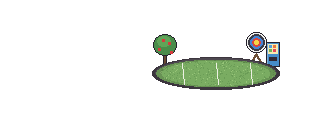
#> input picture assets/images/arenas/plains_b.png, 320 x 132 px
$ python lineup.py ../../assets/images/arenas/plains_b.png
#> lines starting #> are read from the running program, lines starting #| are printed output that depends on the picture
# SPDX-FileCopyrightText: 2026 SG
# SPDX-License-Identifier: AGPL-3.0-only
"""
실험체 도트 나란히 보기 (도트 가이드 문서의 "다섯 명마다 나란히 검수")

80×80 전투 그림을 한 줄로 세우고 발밑 선 · 키 등급 선(S 60 · M 68 · L 74)을 그어서
키 · 외곽선 굵기 · 밝기가 서로 맞는지 한눈에 봐요.

쓰는 법:
  python3 scripts/er-dot/lineup.py <폴더 또는 PNG 여러 개> [-o 나올 이름.png]
  → 1배 그림과 4배 확대 그림(-zoom4.png)이 나와요. 아이콘(_icon)은 빼요.
"""
import sys
from pathlib import Path

from PIL import Image, ImageDraw

CELL, GAP = 80, 4
BG, CELL_BG = (40, 42, 54, 255), (58, 61, 77, 255)
LINES = {79: (255, 255, 255, 140), 80 - 1 - 60: (120, 200, 255, 90), 80 - 1 - 68: (120, 255, 160, 90), 80 - 1 - 74: (255, 180, 120, 90)}


def main():
    args = [a for a in sys.argv[1:] if a != "-o"]
    out = Path(sys.argv[sys.argv.index("-o") + 1]) if "-o" in sys.argv else Path("lineup.png")
    args = [a for a in args if Path(a) != out]
    files = []
    for a in args:
        p = Path(a)
        files += sorted(p.glob("*.png")) if p.is_dir() else [p]
    files = [f for f in files if "_icon" not in f.stem and "zoom" not in f.stem and f.resolve() != out.resolve()]
    if not files:
        sys.exit(__doc__)
    w = GAP + len(files) * (CELL + GAP)
    h = GAP * 2 + CELL
    sheet = Image.new("RGBA", (w, h), BG)
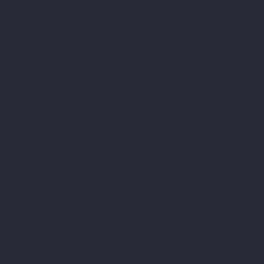
#> sheet: PIL image 88x88 RGBA (shown 3 times larger); mean R, G, B, A 40, 42, 54, 255
    d = ImageDraw.Draw(sheet)
    for i, f in enumerate(files):
        x0 = GAP + i * (CELL + GAP)
        d.rectangle((x0, GAP, x0 + CELL - 1, GAP + CELL - 1), fill=CELL_BG)
        for y, c in LINES.items():
            d.line((x0, GAP + y, x0 + CELL - 1, GAP + y), fill=c)
        im = Image.open(f).convert("RGBA")
#> im is the input picture: PIL image 320x132 RGBA; mean R, G, B, A 11.5, 14.7, 10.2, 27.1
        if im.size != (CELL, CELL):
            print(f"  주의: {f.name} 크기가 {im.width}×{im.height} (80×80 아님)")
#|   주의: plains_b.png 크기가 320×132 (80×80 아님)
        sheet.alpha_composite(im.crop((0, 0, CELL, CELL)), (x0, GAP))
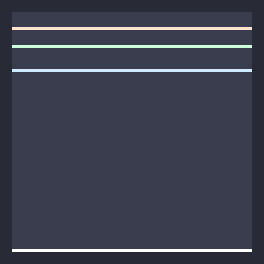
#> sheet: PIL image 88x88 RGBA (shown 3 times larger); mean R, G, B, A 60.2, 64.4, 78, 248.7; transparent parts drawn white
    sheet.save(out)
    big = sheet.resize((w * 4, h * 4), Image.NEAREST)
    d = ImageDraw.Draw(big)
    for i, f in enumerate(files):
        d.text(((GAP + i * (CELL + GAP)) * 4 + 6, GAP * 4 + 4), f.stem, fill=(255, 255, 255, 230))
    zoom = out.with_name(out.stem + "-zoom4.png")
    big.save(zoom)
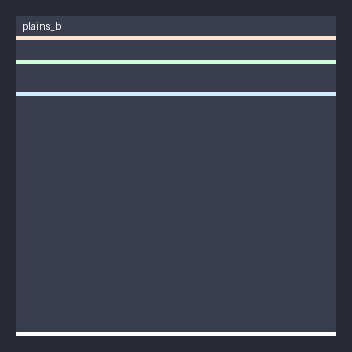
#> saved as lineup-zoom4.png: PIL image 352x352 RGBA; mean R, G, B, A 60.4, 64.5, 78.1, 248.7; transparent parts drawn white
    print(f"{out} ({len(files)}명), 확대 {zoom}")
    print("선: 흰색 = 발밑 · 파랑 = S 60 · 초록 = M 68 · 주황 = L 74")


if __name__ == "__main__":
    main()
